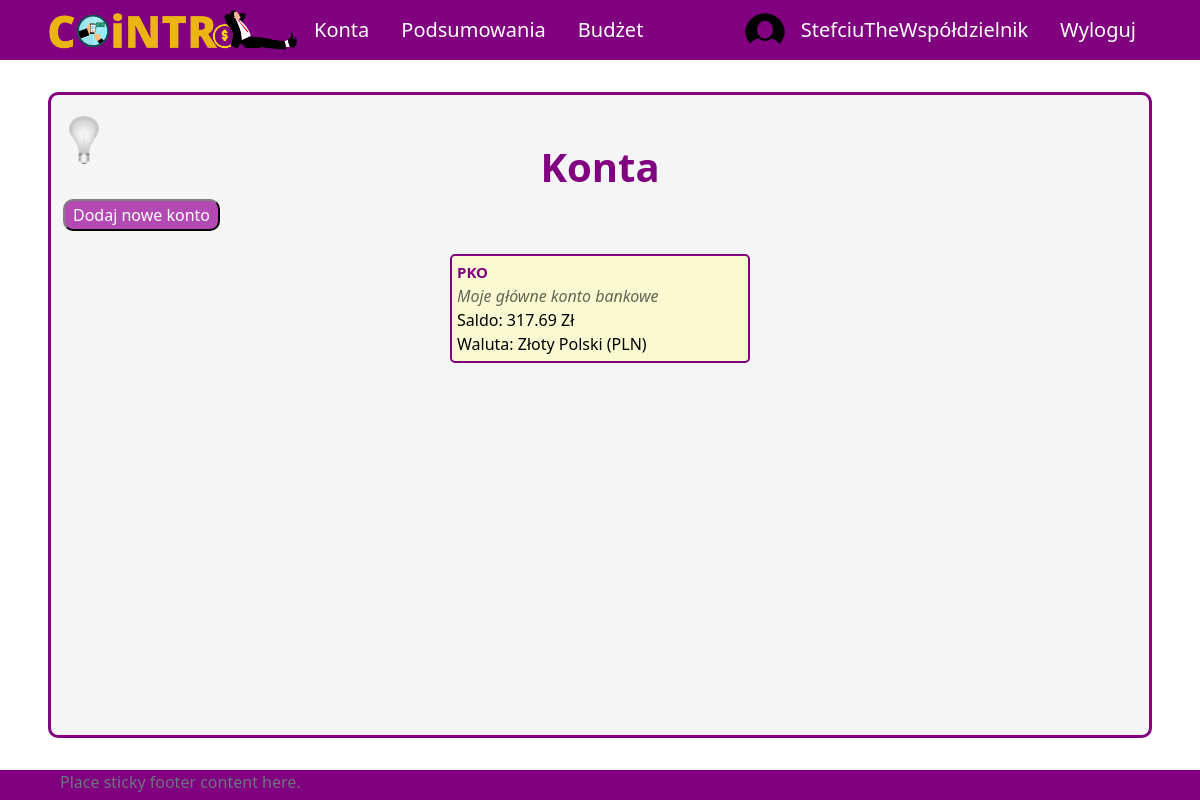
Page /all-accounts (signed in) on the earlier database version.
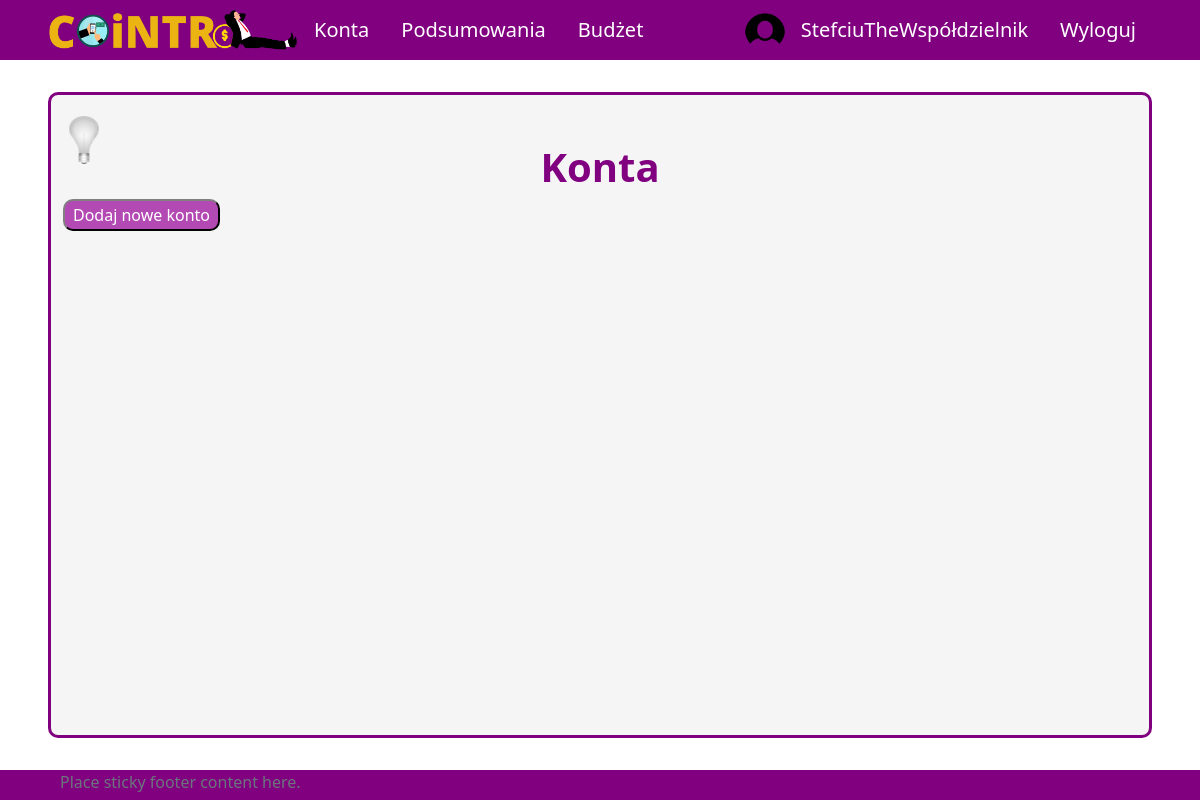
Same page on the later database version.
### aplication/models.py (models this page shows, shortened)
class Account(models.Model):
    owner = models.ForeignKey(Profile, null=True, blank=True, on_delete=models.CASCADE)
    name = models.CharField(max_length=30)
    currency = models.ForeignKey(Currency, on_delete=models.SET_NULL, null=True)
    is_shared = models.BooleanField(default=False)
    description = models.CharField(max_length=100, null=True, blank=True)
    id = models.UUIDField(default=uuid.uuid4, unique=True, primary_key=True, editable=False)
    def __str__(self):
        return self.name
    def calculate_balance(self):
        balance = 0
        transactions = Transaction.objects.filter(id_account=self)
        for transaction in transactions:
            balance += transaction.converted_amount
        return balance
    def print_description(self):
        if self.description!=None:
            return self.description
        else:
            return ""

class Transaction(models.Model):
    id_account = models.ForeignKey(Account, on_delete=models.CASCADE)
    id_user = models.ForeignKey(Profile, on_delete=models.SET_NULL, null=True) #konto z którego dokonano transakcji zostało usunięte ale transakcja ma pozostać
    id_category = models.ForeignKey(Category, on_delete=models.CASCADE)
    id_subcategory = models.ForeignKey(Subcategory, on_delete=models.SET_NULL, null=True, blank=True)
    currency = models.ForeignKey(Currency, on_delete=models.SET_NULL, null=True)
    is_periodic = models.BooleanField(default=False)
    amount = models.DecimalField(max_digits=10, decimal_places=2)
    converted_amount = models.DecimalField(max_digits=10, decimal_places=2)
    transaction_date = models.DateField()
    description = models.CharField(max_length=255, blank=True, null=True)
    id = models.UUIDField(default=uuid.uuid4, unique=True, primary_key=True, editable=False)

### UsersApp/models.py (models this page shows)
class Currency(models.Model):
    name = models.CharField(max_length=100)
    access_name = models.CharField(max_length=20) #access_name nazwa aby zdobyć kurs walut
    sign = models.CharField(max_length=5) #znak waluty
    id = models.UUIDField(default=uuid.uuid4, unique=True,
                            primary_key=True, editable=False)
    def __str__(self):
        return "{}".format(self.name)

### aplication/views/account_views.py (the view)
# urls.py: path('all-accounts', allAccounts, name='all-accounts'),
@login_required(login_url='login')
def allAccounts(request):
    user_accounts = User_Account.objects.filter(id_user = request.user.profile.id)
    accounts = []
    for ua in user_accounts:
        accounts.append(Account.objects.get(id=ua.id_account.id))
    context = {'accounts': accounts}
    return render(request, 'application/account/all-accounts.html', context)

### templates/application/account/all-accounts.html (shortened to what this page needs)
{% extends 'application/base.html' %}
{% block content %}
    <div class="title">
        <h1>Konta</h1>
    </div>
    <a href="{% url 'create-account' %}">
        <button class="button">Dodaj nowe konto</button>
    </a>
    <div class="content tiles" id="all-accounts">
        {% for acc in accounts %}
            <div class="account">
                <a class="account-link" href={% url 'account' pk=acc.id %}>
                <span class="name">{{ acc }}</span>
                <span class="account-description">{{ acc.print_description }}</span>
                <span class="balance">Saldo: {{ acc.calculate_balance }} {{acc.currency.sign}}</span>
                <span class="balance">Waluta: {{ acc.currency }}</span>
                </a>
            </div>
        {% endfor %}
    </div>
{% endblock %}

Differences in the rows shown:
removed Account: name "PKO", print_description "Moje główne konto bankowe", calculate_balance "317.69", currency.sign "Zł", currency "Złoty Polski (PLN)"
